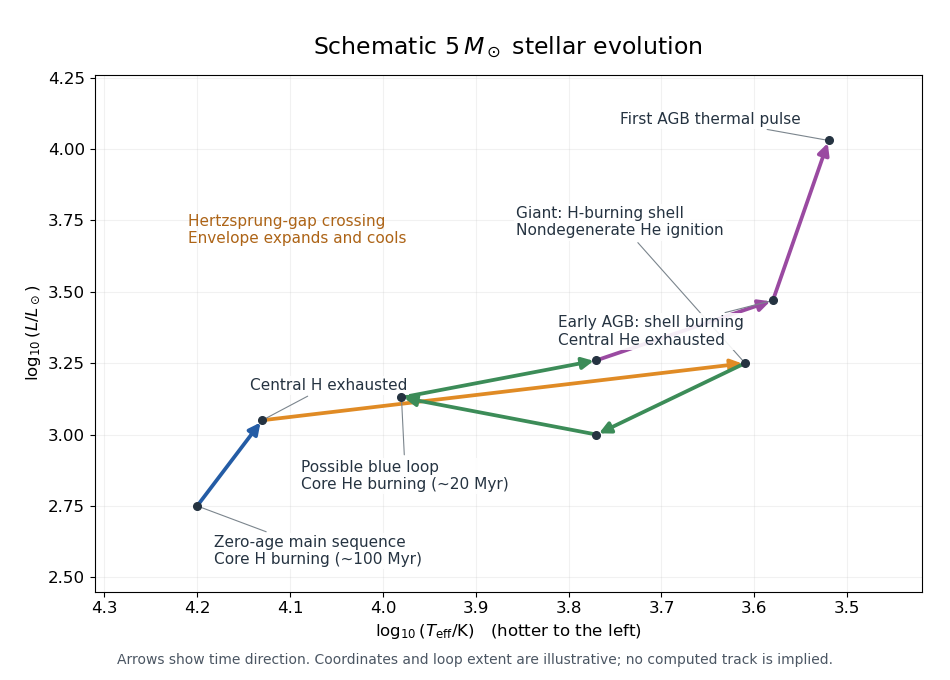

This figure's Python source:
"""Draw an original schematic, not a numerical stellar-evolution model.

Run in the intended output directory; uses the project's Matplotlib dependency.
"""

from pathlib import Path

import matplotlib.pyplot as plt
from matplotlib.patches import FancyArrowPatch


def main():
    plt.rcParams.update({"font.size": 12, "font.family": "DejaVu Sans"})
    fig, ax = plt.subplots(figsize=(9.5, 6.8), dpi=100, facecolor="white")
    ax.set_facecolor("white")
    # Ordered landmarks chosen only to explain the sequence and axis convention.
    stages = [
        (4.20, 2.75),  # zero-age main sequence
        (4.13, 3.05),  # hydrogen exhaustion
        (3.61, 3.25),  # first giant excursion / helium ignition
        (3.77, 3.00),  # beginning of a possible blue loop
        (3.98, 3.13),  # hotter part of helium-burning loop
        (3.77, 3.26),  # returning to the giant region
        (3.58, 3.47),  # central helium exhausted, early AGB
        (3.52, 4.03),  # first thermal pulse
    ]
    colours = ["#245ca5", "#e08b25", "#3c8c58", "#3c8c58", "#3c8c58", "#9a4aa1", "#9a4aa1"]
    for a, b, colour in zip(stages, stages[1:], colours):
        ax.add_patch(FancyArrowPatch(a, b, arrowstyle="-|>", mutation_scale=17,
                                    linewidth=2.7, color=colour, zorder=3))
    for x, y in stages:
        ax.plot(x, y, "o", markersize=5.5, color="#253341", zorder=4)
    labels = [
        (0, "Zero-age main sequence\nCore H burning (~100 Myr)", (12, -42)),
        (1, "Central H exhausted", (-9, 22)),
        (2, "Giant: H-burning shell\nNondegenerate He ignition", (-165, 92)),
        (4, "Possible blue loop\nCore He burning (~20 Myr)", (-72, -66)),
        (6, "Early AGB: shell burning\nCentral He exhausted", (-155, -32)),
        (7, "First AGB thermal pulse", (-150, 12)),
    ]
    for index, text, offset in labels:
        ax.annotate(text, stages[index], xytext=offset, textcoords="offset points",
                    fontsize=11, color="#253341", ha="left",
                    arrowprops={"arrowstyle": "-", "color": "#7b858d", "lw": 0.8},
                    bbox={"facecolor": "white", "edgecolor": "none", "alpha": 0.9, "pad": 1.5})
    ax.text(4.21, 3.67, "Hertzsprung-gap crossing\nEnvelope expands and cools",
            fontsize=11, color="#ad6417", ha="left")
    ax.set_xlim(4.31, 3.42)
    ax.set_ylim(2.45, 4.26)
    ax.set_xlabel(r"$\log_{10}(T_{\rm eff}/{\rm K})$   (hotter to the left)")
    ax.set_ylabel(r"$\log_{10}(L/L_\odot)$")
    ax.set_title(r"Schematic $5\,M_\odot$ stellar evolution", pad=14, fontsize=17)
    ax.grid(alpha=0.17)
    fig.text(0.5, 0.024, "Arrows show time direction. Coordinates and loop extent are illustrative; no computed track is implied.",
             ha="center", fontsize=10, color="#4b5663")
    fig.subplots_adjust(left=0.10, right=0.97, bottom=0.13, top=0.89)
    fig.savefig(Path.cwd() / "paper-63-stellar-track.png", dpi=100, facecolor="white")
    plt.close(fig)


if __name__ == "__main__":
    main()
